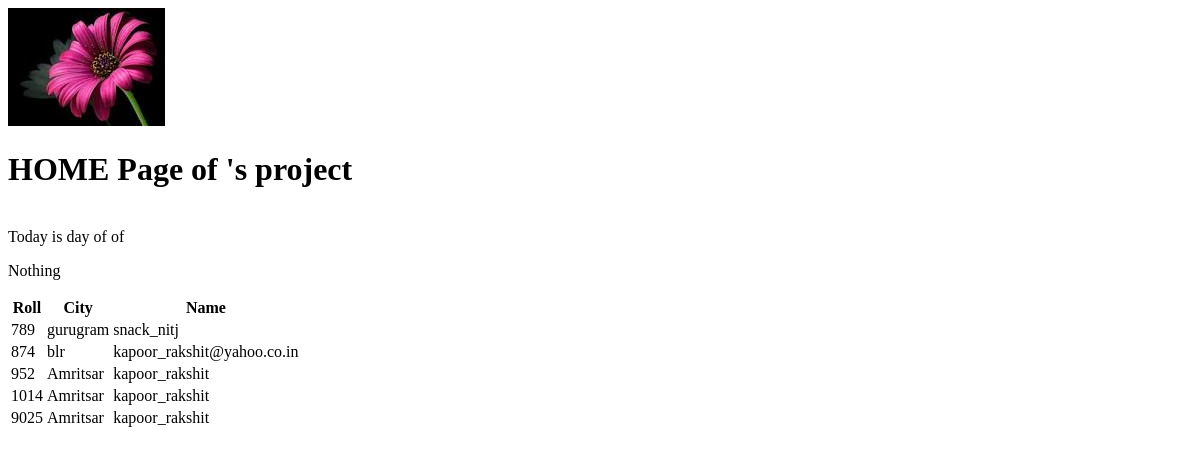
The app's page /index/disprec/, older data.
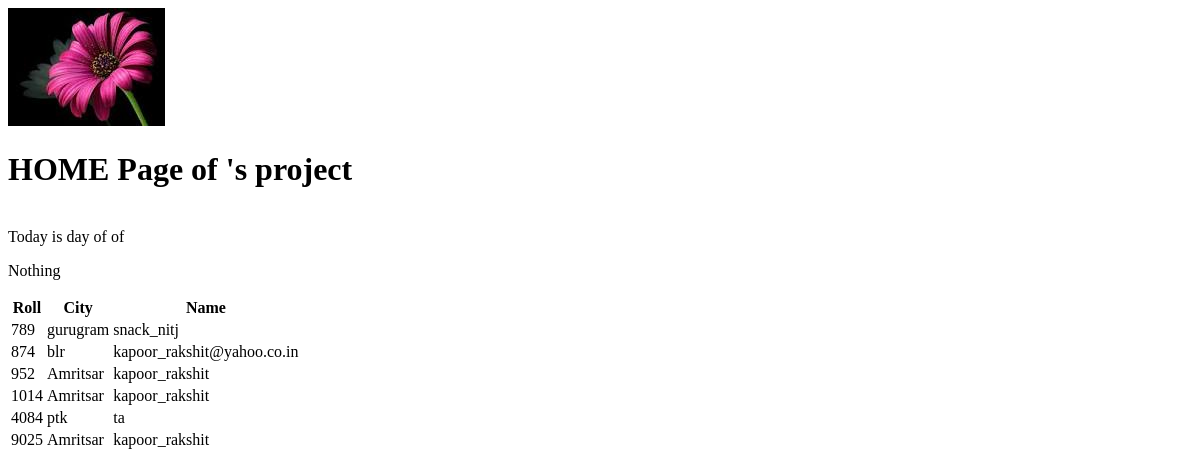
The same page, newer data.
### index/models.py (models this page shows)
class testdb(models.Model):
	name = models.CharField(max_length = 50)
	city = models.CharField(max_length = 50)
	roll = models.IntegerField(primary_key = True)
	class Meta:
		db_table = "stud"              # default would have been 'index_testdb'
		ordering = ["roll"]            # order by roll asc

### templates/home.html (shortened to what this page needs)
<!DOCTYPE html>
<html>
<head>
</head>
<body>
{% load static %}
<img src="{% static 'images/flower.jpg' %}" alt="image here" title="django img"></img>
<br>
<h1>HOME Page of {{naam}}'s project</h1>
<br>
Today is {{today.day}} day of {{today.month}} of {{today.year}}
{% if today.day == 20 %}
<p>Today</p>
<b>is aaj</b>
{% elif today.day == 30 %}
<p>NO</p>
{% else %}
<p>Nothing</p>
{% endif %}
<table>
	<th>Roll</th>
	<th>City</th>
	<th>Name</th>
	{% for item in object_list %}
	<tr>
		<td>{{item.roll}}</td>
		<td>{{item.city}}</td>
		<td>{{item.name}}</td>
	</tr>
	{% endfor %}
</table>
</body>
</html>

Row changes from the older to the newer data that the page shows:
added testdb: roll "4084", city "ptk", name "ta"
